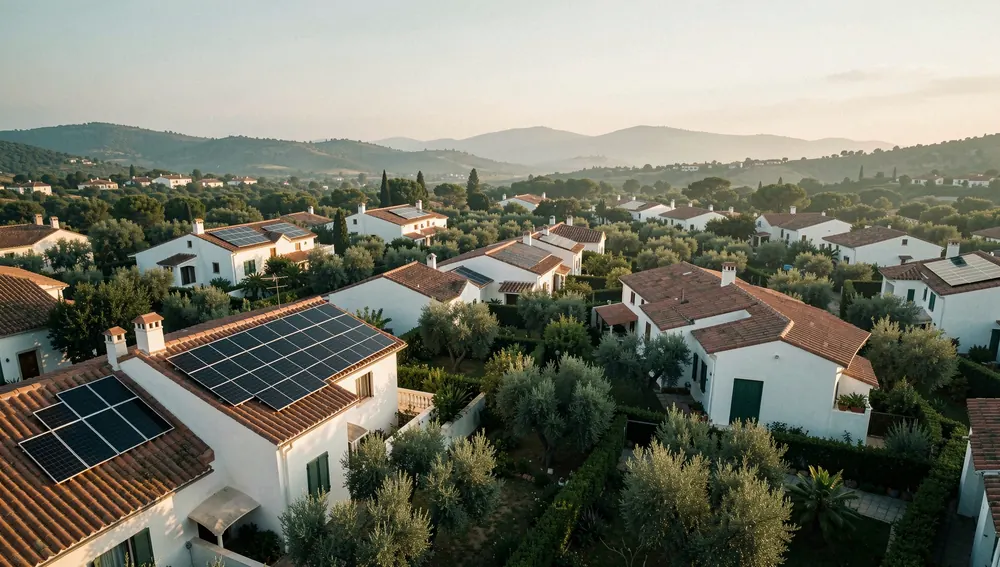
#> input picture assets/img/barrio-atardecer-1000.webp, 1000 x 567 px
$ python grade.py ../../assets/img/barrio-atardecer-1000.webp ../../assets/img/barrio-atardecer.webp 5
#> lines starting #> are read from the running program, lines starting #| are printed output that depends on the picture
"""Grade común: B&N con solo el naranja intenso, negros profundos, contraste ligero,
grano de 35 mm y aberración cromática muy sutil. Uso: python grade.py in.png out.png [seed]"""
import sys

import numpy as np
from PIL import Image

src, dst = sys.argv[1], sys.argv[2]
seed = int(sys.argv[3]) if len(sys.argv) > 3 else 1
im = np.asarray(Image.open(src).convert("RGB")).astype(np.float32) / 255.0
h, w, _ = im.shape
#> h = 567; w = 1000

# 1) Selectivo: conservar solo naranjas saturados; el resto a B&N con un toque frío.
mx = im.max(-1)
mn = im.min(-1)
sat = np.where(mx > 1e-4, (mx - mn) / np.maximum(mx, 1e-4), 0)
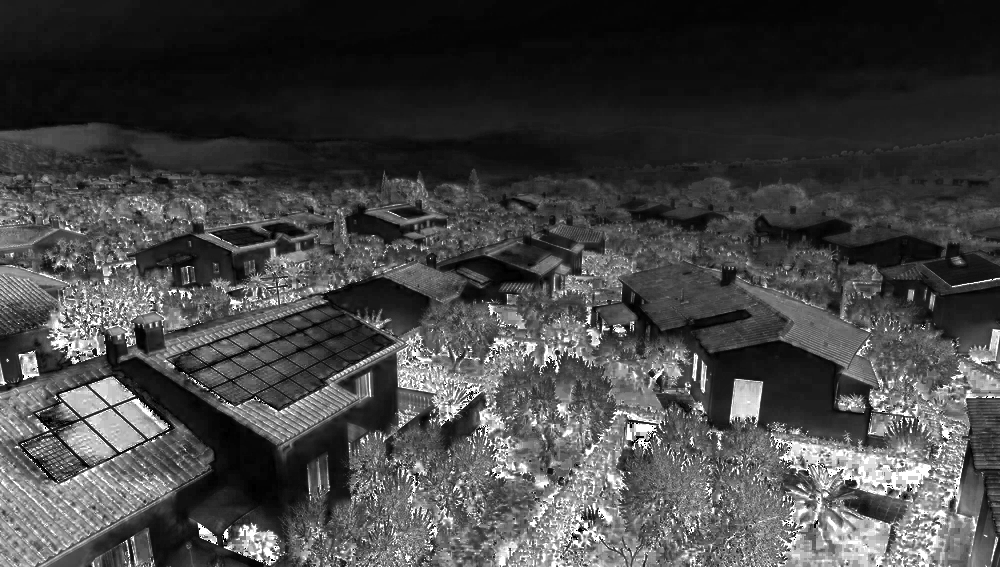
#> sat: shape (567, 1000) float32; min 0, max 1, mean 0.273
r, g, b = im[..., 0], im[..., 1], im[..., 2]
hue = np.degrees(np.arctan2(np.sqrt(3) * (g - b), 2 * r - g - b)) % 360
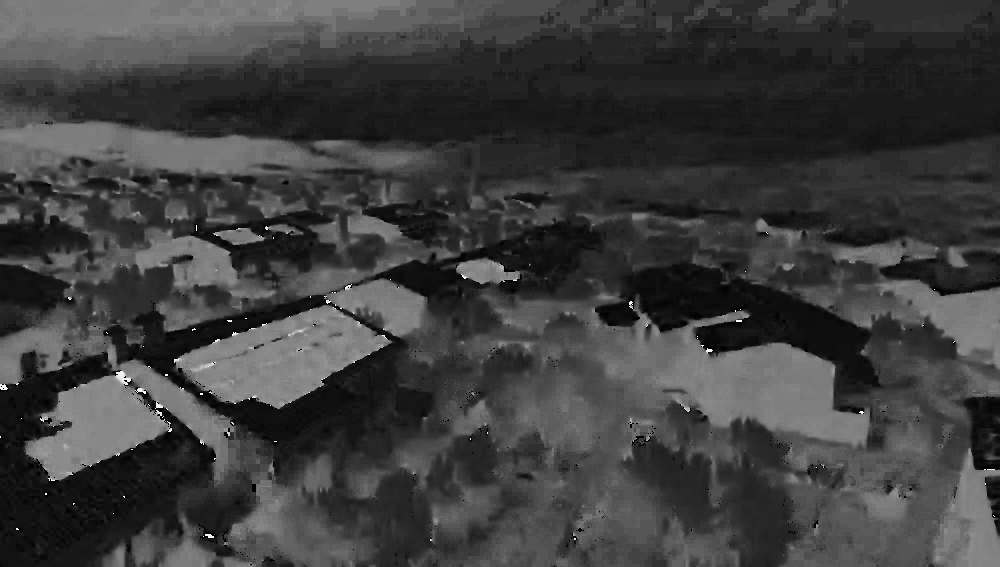
#> hue: shape (567, 1000) float32; min 0, max 359.1, mean 88.1; drawn with min black and max white
hue_w = np.clip(1 - np.abs(hue - 22) / 22, 0, 1)
sat_w = np.clip((sat - 0.38) / 0.3, 0, 1)
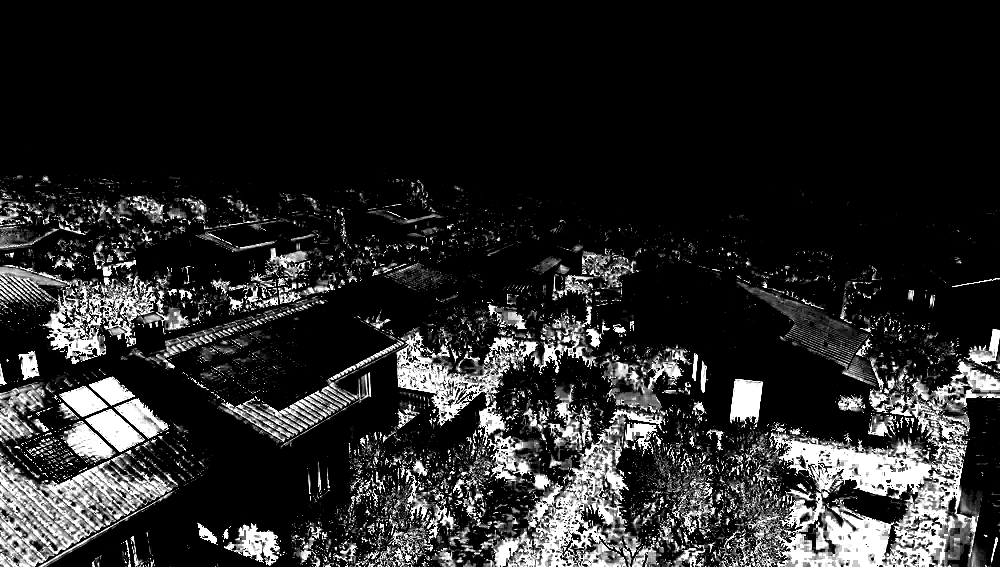
#> sat_w: shape (567, 1000) float32; min 0, max 1, mean 0.152
val_w = np.clip((mx - 0.08) / 0.15, 0, 1)
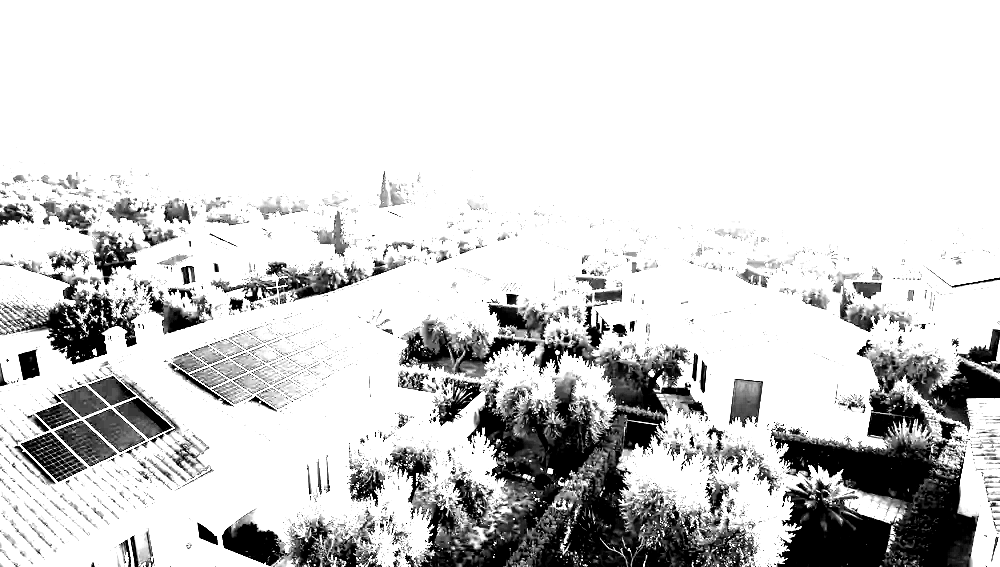
#> val_w: shape (567, 1000) float32; min 0, max 1, mean 0.826
keep = (hue_w * sat_w * val_w)[..., None]
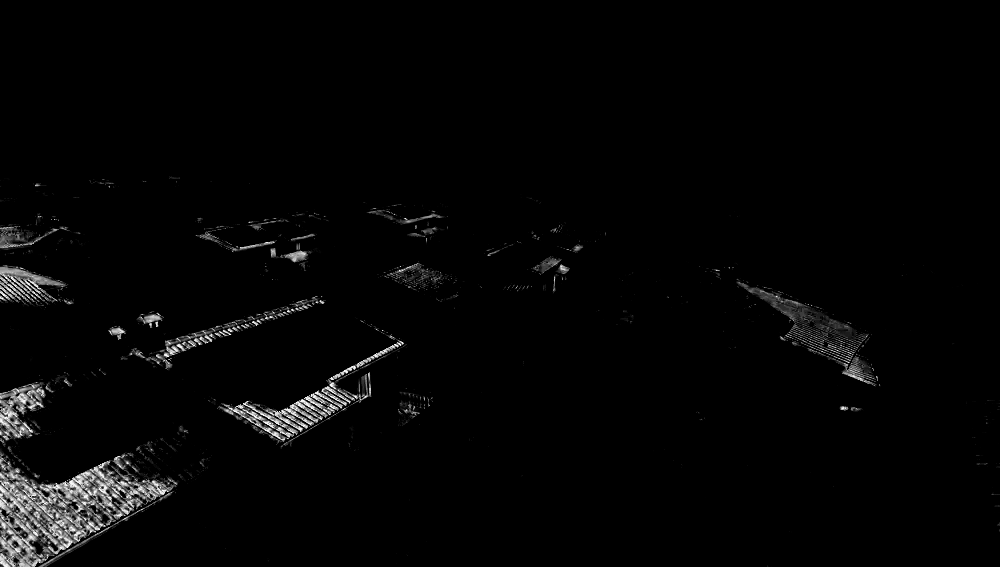
#> keep: shape (567, 1000, 1) float32; min 0, max 1, mean 0.0206
luma = (0.2126 * r + 0.7152 * g + 0.0722 * b)[..., None]
mono = luma * np.array([0.985, 1.0, 1.03], np.float32)
out = mono * (1 - keep) + im * keep

# 2) Curva: negros profundos y contraste ligero.
x = np.clip(out, 0, 1)
x = np.clip((x - 0.012) / 0.988, 0, 1)
x = x ** 1.08
x = x + 0.08 * np.sin(np.pi * x) * (x - 0.5) * 2  # S suave
out = np.clip(x, 0, 1)

# 3) Aberración cromática radial muy sutil.
yy, xx = np.mgrid[0:h, 0:w].astype(np.float32)
cx, cy = (w - 1) / 2, (h - 1) / 2
#> cx = 499.5; cy = 283


def sample(ch, k):
#> called with k = 0.999
    sx = np.clip(cx + (xx - cx) * k, 0, w - 1)
    sy = np.clip(cy + (yy - cy) * k, 0, h - 1)
    x0 = sx.astype(np.int32)
    y0 = sy.astype(np.int32)
    return ch[y0, x0]


ca = 0.0007
out[..., 0] = sample(out[..., 0], 1 - ca)
out[..., 2] = sample(out[..., 2], 1 + ca)

# 4) Viñeta suave.
d = np.sqrt(((xx - cx) / cx) ** 2 + ((yy - cy) / cy) ** 2)
vig = 1 - 0.18 * np.clip(d - 0.55, 0, 1) ** 1.6
out *= vig[..., None]

# 5) Grano de película (más en medios tonos).
rng = np.random.default_rng(seed)
grain = rng.normal(0, 1, (h, w)).astype(np.float32)
lum = out.mean(-1)
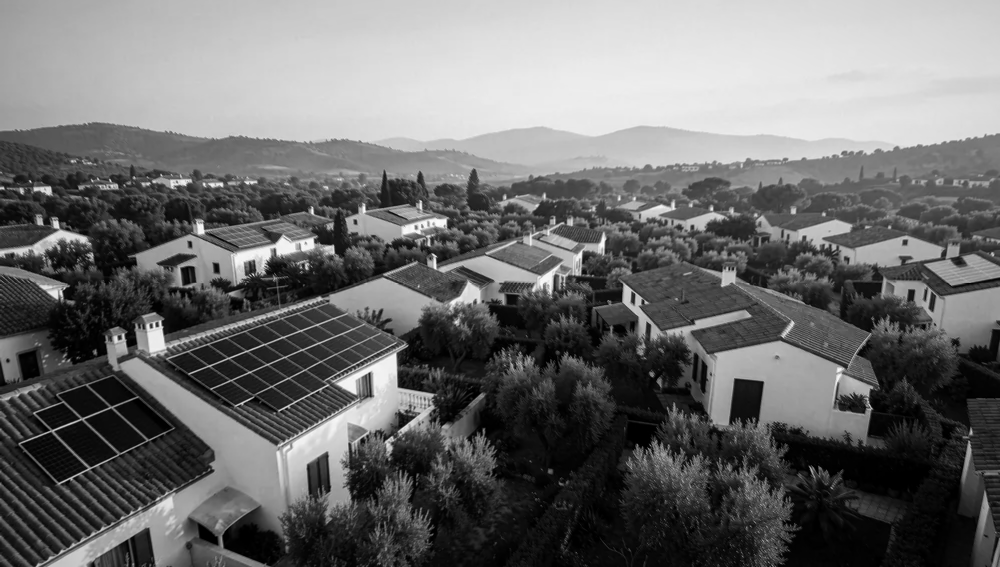
#> lum: shape (567, 1000) float32; min 0, max 0.992, mean 0.426
amp = 0.028 * (0.35 + 1.3 * lum * (1 - lum))
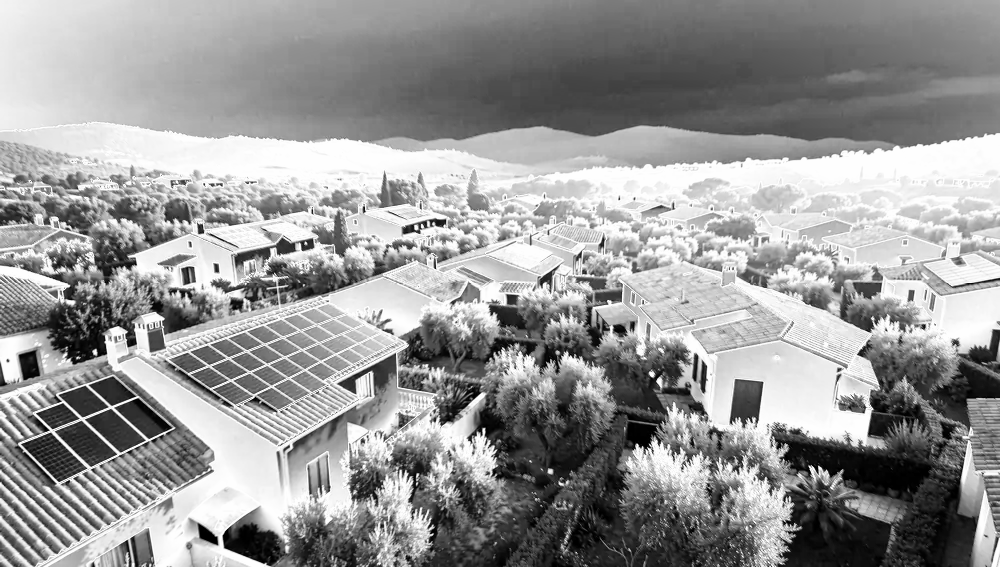
#> amp: shape (567, 1000) float32; min 0.0098, max 0.0189, mean 0.0152; drawn with min black and max white
out += (grain * amp)[..., None]

Image.fromarray((np.clip(out, 0, 1) * 255 + 0.5).astype(np.uint8)).save(dst)
print("graded", dst)

$ run again, on assets/img/casa-atardecer-640.webp
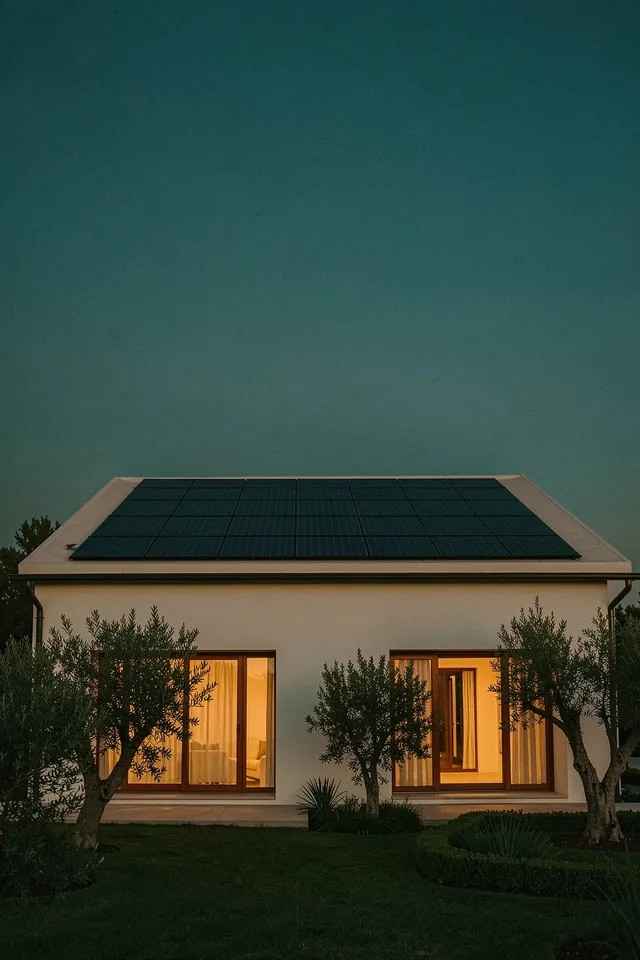
#> input picture assets/img/casa-atardecer-640.webp, 640 x 960 px
#> `amp = 0.028 * (0.35 + 1.3 * lum * (1 - lum))`:
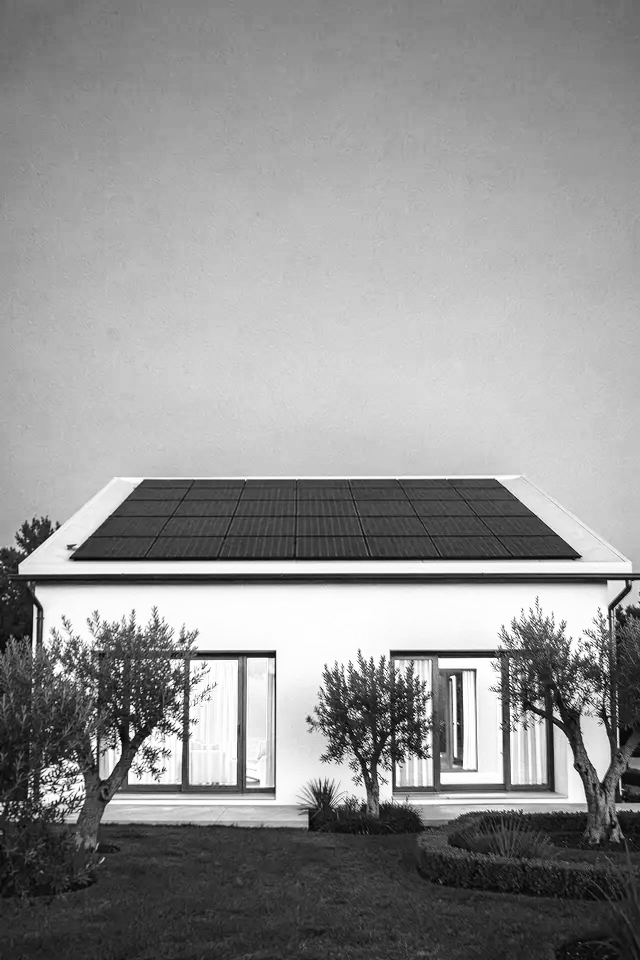
#> amp: shape (960, 640) float32; min 0.0098, max 0.0189, mean 0.015; drawn with min black and max white
#> `out += (grain * amp)[..., None]`:
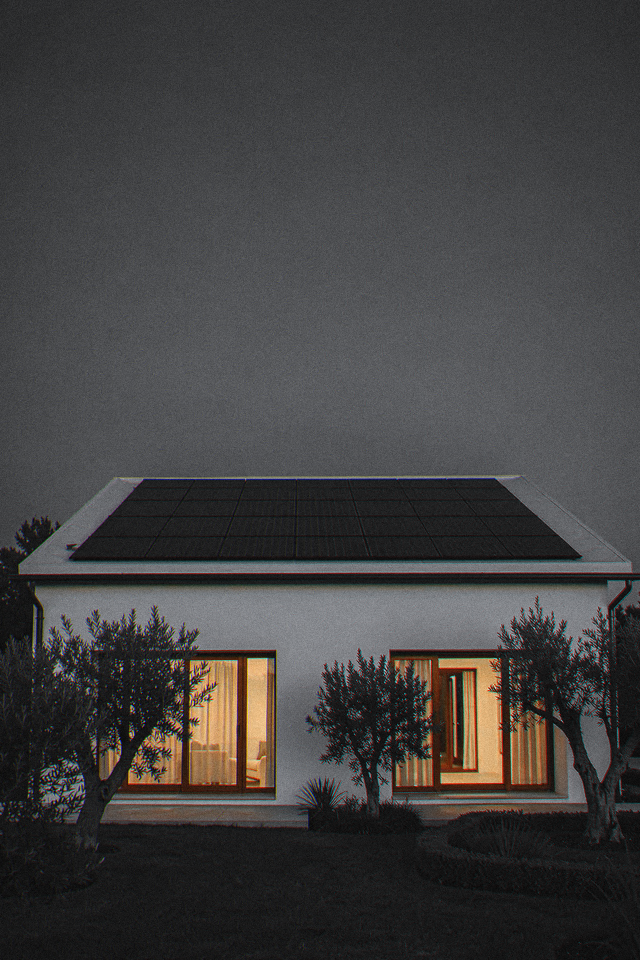
#> out: shape (960, 640, 3) float32; mean of channels 0, 1, 2 0.202, 0.197, 0.196; drawn with min black and max white

$ run again, on assets/img/casa-panoramica-1200.webp
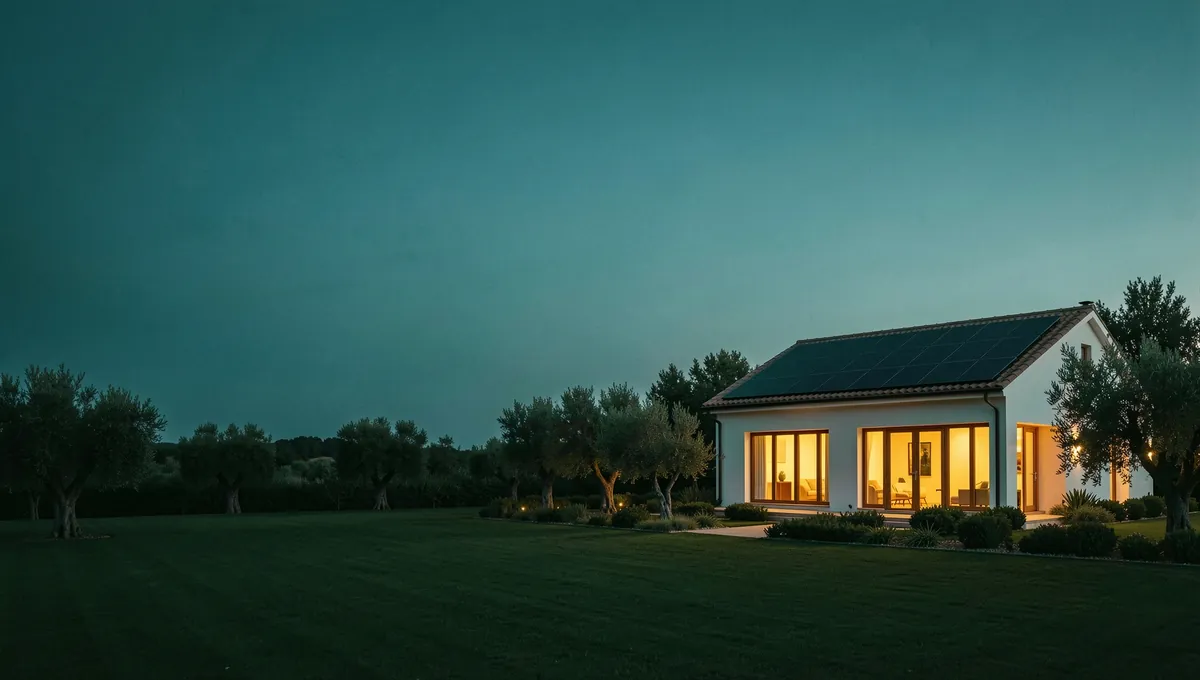
#> input picture assets/img/casa-panoramica-1200.webp, 1200 x 680 px
#> `amp = 0.028 * (0.35 + 1.3 * lum * (1 - lum))`:
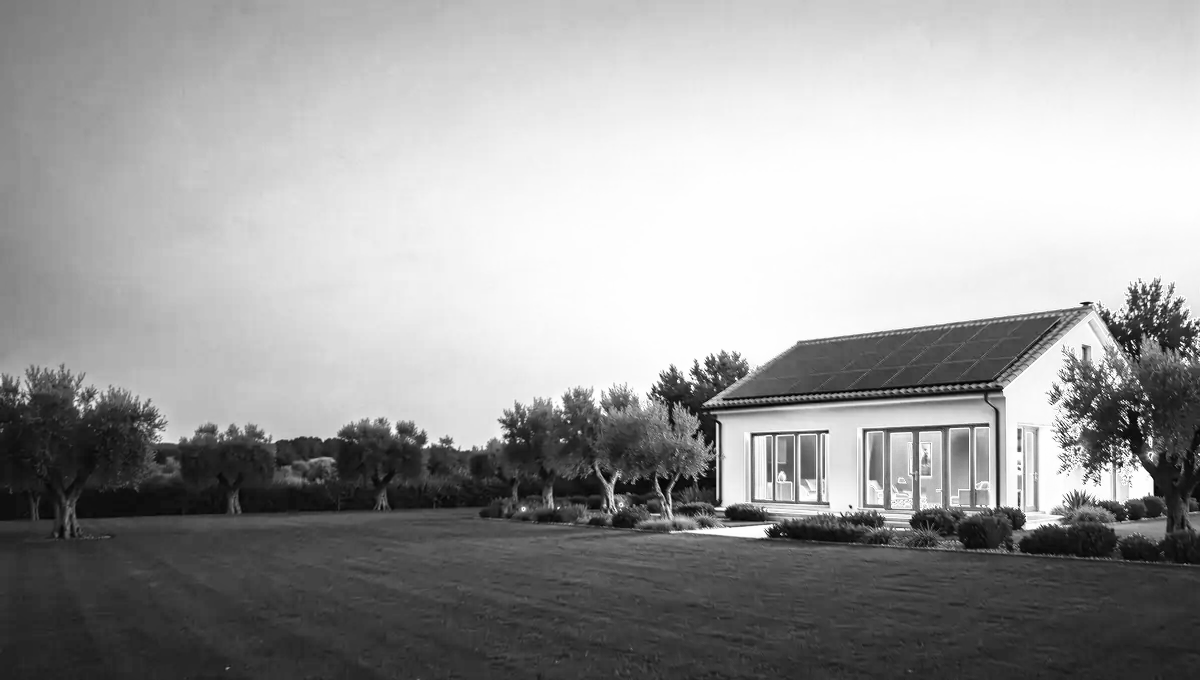
#> amp: shape (680, 1200) float32; min 0.0098, max 0.0189, mean 0.0154; drawn with min black and max white
#> `Image.fromarray((np.clip(out, 0, 1) * 255 + 0.5).astype(np.uint8)).sav..`:
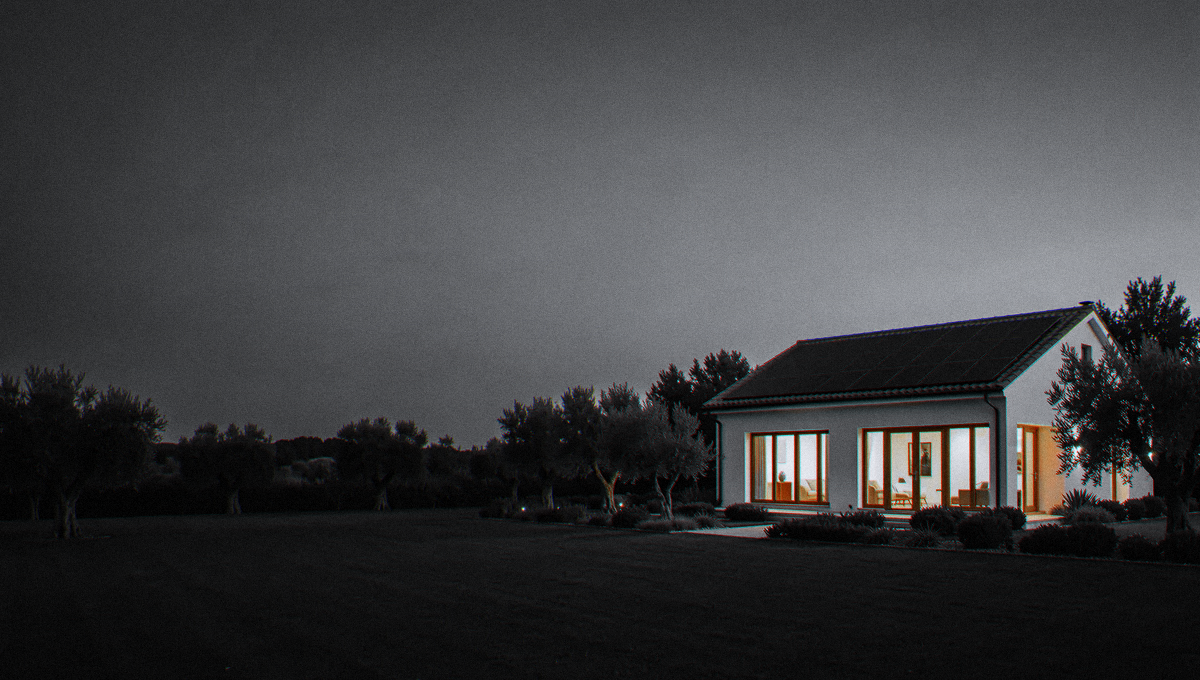
#> saved as casa-panoramica-1200.webp: PIL image 1200x680 RGB; mean R, G, B 62.5, 63, 64.8
